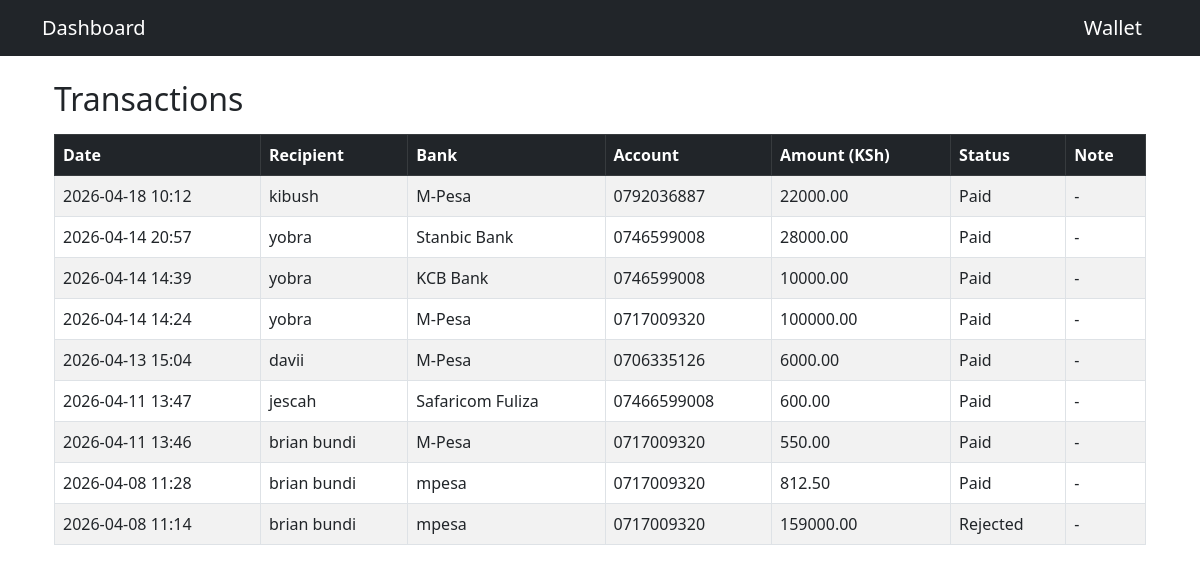
The app's page /transactions (signed in) with its own data.
### models.py (models this page shows)
class Withdrawal(db.Model):
    __tablename__ = "withdrawals"
    id = db.Column(db.Integer, primary_key=True)
    user_id = db.Column(db.Integer, db.ForeignKey("user.id"), nullable=False)
    account_number = db.Column(db.String(100), nullable=False)
    recipient_name = db.Column(db.String(100), nullable=False)
    bank_name = db.Column(db.String(100), nullable=False)
    amount = db.Column(db.Float, nullable=False)
    status = db.Column(db.String(50), default="Pending", nullable=False)
    note = db.Column(db.String(255), nullable=True)
    created_at = db.Column(db.DateTime, default=db.func.now(), nullable=False)
    user = db.relationship("User", back_populates="withdrawals")

### app.py (the view)
@app.route('/transactions')
@login_required
def transactions():
    try:
        withdrawals = Withdrawal.query.filter_by(
            user_id=current_user.id
        ).order_by(Withdrawal.created_at.desc()).all()
        return render_template(
            'transactions.html',
            withdrawals=withdrawals,
            current_user=current_user
        )
    except Exception as e:
        traceback.print_exc()
        flash('Could not load transactions.', 'error')
        return render_template(
            'transactions.html',
            withdrawals=[],
            current_user=current_user
        )

### app.py (called while the page is built)
@login_manager.user_loader
def load_user(user_id):
    return User.query.get(int(user_id))

@app.before_request
def restrict_admin_pages():
    if request.path.startswith("/admin"):
        if not current_user.is_authenticated:
            return redirect(url_for("login"))
        if not getattr(current_user, "is_admin", False):
            return "Unauthorized", 403

### templates/transactions.html
{% extends "base.html" %}
{% block content %}
<div class="container mt-4">
    <h2 class="mb-3">Transactions</h2>
    {% if withdrawals %}
        <table class="table table-striped table-bordered">
            <thead class="table-dark">
                <tr>
                    <th>Date</th>
                    <th>Recipient</th>
                    <th>Bank</th>
                    <th>Account</th>
                    <th>Amount (KSh)</th>
                    <th>Status</th>
                    <th>Note</th>
                </tr>
            </thead>
            <tbody>
                {% for w in withdrawals %}
                <tr>
                    <td>{{ w.created_at.strftime("%Y-%m-%d %H:%M") }}</td>
                    <td>{{ w.recipient_name }}</td>
                    <td>{{ w.bank_name }}</td>
                    <td>{{ w.account_number }}</td>
                    <td>{{ "%.2f"|format(w.amount) }}</td>
                    <td>{{ w.status }}</td>
                    <td>{{ w.note or "-" }}</td>
                </tr>
                {% endfor %}
            </tbody>
        </table>
    {% else %}
        <p>No transactions found.</p>
    {% endif %}
</div>
{% endblock %}

### records on screen
Withdrawal: created_at "2026-04-18 10:12", recipient_name "kibush", bank_name "M-Pesa", account_number "0792036887", amount "22000.00", status "Paid", note "-"
Withdrawal: created_at "2026-04-14 20:57", recipient_name "yobra", bank_name "Stanbic Bank", account_number "0746599008", amount "28000.00", status "Paid", note "-"
Withdrawal: created_at "2026-04-14 14:39", recipient_name "yobra", bank_name "KCB Bank", account_number "0746599008", amount "10000.00", status "Paid", note "-"
Withdrawal: created_at "2026-04-14 14:24", recipient_name "yobra", bank_name "M-Pesa", account_number "0717009320", amount "100000.00", status "Paid", note "-"
Withdrawal: created_at "2026-04-13 15:04", recipient_name "davii", bank_name "M-Pesa", account_number "0706335126", amount "6000.00", status "Paid", note "-"
Withdrawal: created_at "2026-04-11 13:47", recipient_name "jescah", bank_name "Safaricom Fuliza", account_number "07466599008", amount "600.00", status "Paid", note "-"
Withdrawal: created_at "2026-04-11 13:46", recipient_name "brian bundi", bank_name "M-Pesa", account_number "0717009320", amount "550.00", status "Paid", note "-"
Withdrawal: created_at "2026-04-08 11:28", recipient_name "brian bundi", bank_name "mpesa", account_number "0717009320", amount "812.50", status "Paid", note "-"
Withdrawal: created_at "2026-04-08 11:14", recipient_name "brian bundi", bank_name "mpesa", account_number "0717009320", amount "159000.00", status "Rejected", note "-"
